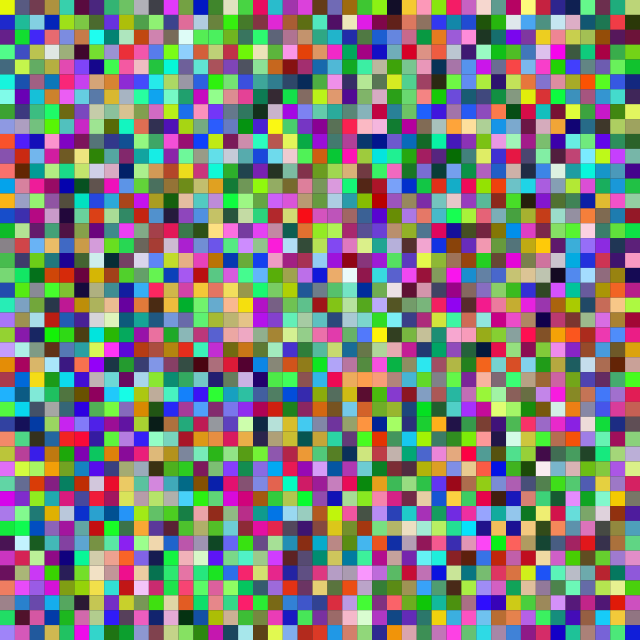
Frame 1 (no input)
Frame 60 (no input): identical to frame 1, image omitted
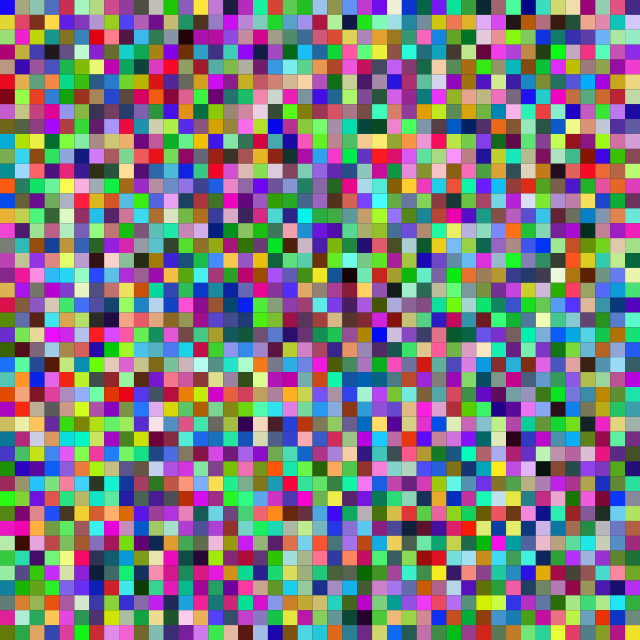
Frame 120 (the mouse pressed at the canvas centre since frame 60)

The p5.js sketch that drew these frames (run headless with seeded random() and noise() and a simulated clock; from frame 60 on, the mouse is pressed at the canvas centre):

// p5.js sketch
// ── sketch.js
let img;
let imgPixels = 43;

function setup(){
	createCanvas(640, 640);
	noStroke();

	img = Array(imgPixels*imgPixels).fill(0);
	for(let i = 0; i < img.length; i++){
		img[i] = [
			Math.floor(Math.random()*255),
			Math.floor(Math.random()*255),
			Math.floor(Math.random()*255)
		];
		//img[i] = [100,100,100];
	}
}

function draw(){
	background(50);

	let pixelIndex = 0;
	for(let i = 0; i < width; i += width/imgPixels){
		for(let j = 0; j < height; j += height/imgPixels){
			fill(img[pixelIndex]);
			rect(i, j, width/imgPixels, height/imgPixels);

			pixelIndex++;
		}
	}
}

function mousePressed(){
	img = invertColors();
}

function invertColors(){
	return img.map(e => e.map(ei => 255-ei));
}
